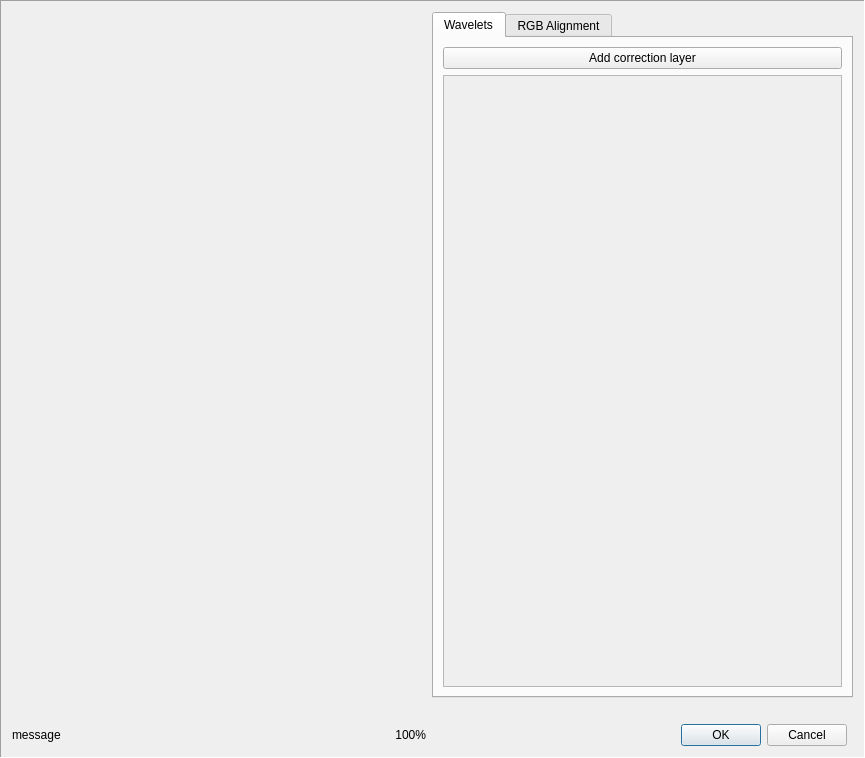
<?xml version="1.0" encoding="UTF-8"?>
<ui version="4.0">
 <class>postproc_editor</class>
 <widget class="QFrame" name="postproc_editor">
  <property name="geometry">
   <rect>
    <x>0</x>
    <y>0</y>
    <width>865</width>
    <height>758</height>
   </rect>
  </property>
  <property name="windowTitle">
   <string>Frame</string>
  </property>
  <property name="locale">
   <locale language="English" country="UnitedStates"/>
  </property>
  <property name="frameShape">
   <enum>QFrame::Panel</enum>
  </property>
  <property name="frameShadow">
   <enum>QFrame::Sunken</enum>
  </property>
  <layout class="QGridLayout" name="gridLayout" columnstretch="4,1,0,0">
   <item row="1" column="2" colspan="2">
    <widget class="QLabel" name="VersionManagerWidget">
     <property name="text">
      <string/>
     </property>
    </widget>
   </item>
   <item row="0" column="2" colspan="2">
    <widget class="QTabWidget" name="tabWidget_postproc_control">
     <property name="currentIndex">
      <number>0</number>
     </property>
     <widget class="QWidget" name="tab_sharpening">
      <attribute name="title">
       <string>Wavelets</string>
      </attribute>
      <layout class="QVBoxLayout" name="verticalLayout_2">
       <item>
        <widget class="QPushButton" name="pushButton_add_layer">
         <property name="toolTip">
          <string>Add a sharpening layer (up to four)</string>
         </property>
         <property name="text">
          <string>Add correction layer</string>
         </property>
        </widget>
       </item>
       <item>
        <widget class="QScrollArea" name="scrollArea">
         <property name="widgetResizable">
          <bool>true</bool>
         </property>
         <widget class="QWidget" name="scrollAreaWidgetContents">
          <property name="geometry">
           <rect>
            <x>0</x>
            <y>0</y>
            <width>400</width>
            <height>615</height>
           </rect>
          </property>
          <layout class="QVBoxLayout" name="verticalLayout"/>
         </widget>
        </widget>
       </item>
      </layout>
     </widget>
     <widget class="QWidget" name="tab_rgb">
      <attribute name="title">
       <string>RGB Alignment</string>
      </attribute>
      <layout class="QVBoxLayout" name="verticalLayout_4" stretch="8,1,8,8">
       <item>
        <widget class="QGroupBox" name="group_general">
         <property name="title">
          <string>RGB Alignment parameters for the version selected</string>
         </property>
         <layout class="QVBoxLayout" name="verticalLayout_3" stretch="1,2">
          <item>
           <widget class="QCheckBox" name="checkBox_automatic">
            <property name="sizePolicy">
             <sizepolicy hsizetype="Expanding" vsizetype="Expanding">
              <horstretch>0</horstretch>
              <verstretch>0</verstretch>
             </sizepolicy>
            </property>
            <property name="minimumSize">
             <size>
              <width>0</width>
              <height>0</height>
             </size>
            </property>
            <property name="toolTip">
             <string>Perform RGB Alignment in fully automatic mode.
This option is available in batch mode as well.</string>
            </property>
            <property name="text">
             <string>Automatic</string>
            </property>
           </widget>
          </item>
          <item>
           <layout class="QGridLayout" name="gridLayout_2" columnstretch="0,1,3,8,1,0,0">
            <item row="1" column="0">
             <widget class="QLabel" name="fgw_label_parameter">
              <property name="sizePolicy">
               <sizepolicy hsizetype="Preferred" vsizetype="Expanding">
                <horstretch>0</horstretch>
                <verstretch>0</verstretch>
               </sizepolicy>
              </property>
              <property name="minimumSize">
               <size>
                <width>0</width>
                <height>0</height>
               </size>
              </property>
              <property name="toolTip">
               <string>In the presence of noise in the image, shift detection between frames can be misled by spurious local minima.
Gaussian blur can help finding the global optimum. Try higher values for noisy images.</string>
              </property>
              <property name="text">
               <string>Noise level</string>
              </property>
             </widget>
            </item>
            <item row="1" column="4">
             <spacer name="horizontalSpacer_5">
              <property name="orientation">
               <enum>Qt::Horizontal</enum>
              </property>
              <property name="sizeHint" stdset="0">
               <size>
                <width>36</width>
                <height>20</height>
               </size>
              </property>
             </spacer>
            </item>
            <item row="1" column="6">
             <spacer name="horizontalSpacer_2">
              <property name="orientation">
               <enum>Qt::Horizontal</enum>
              </property>
              <property name="sizeHint" stdset="0">
               <size>
                <width>40</width>
                <height>20</height>
               </size>
              </property>
             </spacer>
            </item>
            <item row="1" column="1">
             <spacer name="horizontalSpacer_4">
              <property name="orientation">
               <enum>Qt::Horizontal</enum>
              </property>
              <property name="sizeHint" stdset="0">
               <size>
                <width>40</width>
                <height>25</height>
               </size>
              </property>
             </spacer>
            </item>
            <item row="1" column="5">
             <widget class="QLabel" name="fgw_label_display">
              <property name="text">
               <string>TextLabel</string>
              </property>
             </widget>
            </item>
            <item row="0" column="0">
             <widget class="QLabel" name="label_resolution">
              <property name="sizePolicy">
               <sizepolicy hsizetype="Preferred" vsizetype="Expanding">
                <horstretch>0</horstretch>
                <verstretch>0</verstretch>
               </sizepolicy>
              </property>
              <property name="minimumSize">
               <size>
                <width>0</width>
                <height>0</height>
               </size>
              </property>
              <property name="text">
               <string>Resolution</string>
              </property>
             </widget>
            </item>
            <item row="0" column="2">
             <widget class="QComboBox" name="comboBox_resolution">
              <property name="sizePolicy">
               <sizepolicy hsizetype="Minimum" vsizetype="Fixed">
                <horstretch>0</horstretch>
                <verstretch>0</verstretch>
               </sizepolicy>
              </property>
              <property name="minimumSize">
               <size>
                <width>90</width>
                <height>0</height>
               </size>
              </property>
              <property name="toolTip">
               <string>Choose (sub-)pixel resolution for RGB alignment. Please note
that RAM usage and execution time increase quadratically.</string>
              </property>
             </widget>
            </item>
            <item row="0" column="3">
             <spacer name="horizontalSpacer_3">
              <property name="orientation">
               <enum>Qt::Horizontal</enum>
              </property>
              <property name="sizeHint" stdset="0">
               <size>
                <width>40</width>
                <height>20</height>
               </size>
              </property>
             </spacer>
            </item>
            <item row="1" column="2" colspan="2">
             <widget class="QSlider" name="fgw_slider_value">
              <property name="toolTip">
               <string>Smoothen the image before computing the channel shifts.
In the presence of noise this results in better accuracy.</string>
              </property>
              <property name="minimum">
               <number>1</number>
              </property>
              <property name="maximum">
               <number>6</number>
              </property>
              <property name="singleStep">
               <number>1</number>
              </property>
              <property name="pageStep">
               <number>1</number>
              </property>
              <property name="value">
               <number>4</number>
              </property>
              <property name="sliderPosition">
               <number>4</number>
              </property>
              <property name="orientation">
               <enum>Qt::Horizontal</enum>
              </property>
             </widget>
            </item>
           </layout>
          </item>
         </layout>
        </widget>
       </item>
       <item>
        <spacer name="verticalSpacer_5">
         <property name="orientation">
          <enum>Qt::Vertical</enum>
         </property>
         <property name="sizeHint" stdset="0">
          <size>
           <width>20</width>
           <height>40</height>
          </size>
         </property>
        </spacer>
       </item>
       <item>
        <widget class="QGroupBox" name="group_red">
         <property name="font">
          <font>
           <weight>50</weight>
           <bold>false</bold>
          </font>
         </property>
         <property name="toolTip">
          <string>The current red channel shift is shown.
Use push buttons for manual adjustments.</string>
         </property>
         <property name="title">
          <string>Red channel status / manual adjustments</string>
         </property>
         <layout class="QGridLayout" name="gridLayout_3">
          <item row="1" column="2">
           <widget class="QPushButton" name="pushButton_red_up">
            <property name="toolTip">
             <string>Shift the red channel upwards.</string>
            </property>
            <property name="styleSheet">
             <string notr="true"/>
            </property>
            <property name="text">
             <string>Up</string>
            </property>
           </widget>
          </item>
          <item row="2" column="0">
           <widget class="QLabel" name="label_red_left">
            <property name="styleSheet">
             <string notr="true">QLabel { color :red; }</string>
            </property>
            <property name="text">
             <string>0.25</string>
            </property>
            <property name="alignment">
             <set>Qt::AlignCenter</set>
            </property>
           </widget>
          </item>
          <item row="3" column="2">
           <widget class="QPushButton" name="pushButton_red_down">
            <property name="toolTip">
             <string>Shift the red channel down.</string>
            </property>
            <property name="styleSheet">
             <string notr="true"/>
            </property>
            <property name="text">
             <string>Down</string>
            </property>
           </widget>
          </item>
          <item row="4" column="2">
           <widget class="QLabel" name="label_red_down">
            <property name="styleSheet">
             <string notr="true">QLabel { color :red; }</string>
            </property>
            <property name="text">
             <string>0.25</string>
            </property>
            <property name="alignment">
             <set>Qt::AlignCenter</set>
            </property>
           </widget>
          </item>
          <item row="2" column="2">
           <widget class="QPushButton" name="pushButton_red_reset">
            <property name="toolTip">
             <string>Reset the red channel shift to zero.</string>
            </property>
            <property name="text">
             <string>Reset</string>
            </property>
           </widget>
          </item>
          <item row="2" column="4">
           <widget class="QLabel" name="label_red_right">
            <property name="styleSheet">
             <string notr="true">QLabel { color :red; }</string>
            </property>
            <property name="text">
             <string>0.25</string>
            </property>
            <property name="alignment">
             <set>Qt::AlignCenter</set>
            </property>
           </widget>
          </item>
          <item row="0" column="2">
           <widget class="QLabel" name="label_red_up">
            <property name="layoutDirection">
             <enum>Qt::LeftToRight</enum>
            </property>
            <property name="styleSheet">
             <string notr="true">QLabel { color :red; }</string>
            </property>
            <property name="text">
             <string>0.25</string>
            </property>
            <property name="alignment">
             <set>Qt::AlignCenter</set>
            </property>
           </widget>
          </item>
          <item row="2" column="1">
           <widget class="QPushButton" name="pushButton_red_left">
            <property name="toolTip">
             <string>Shift the red channel left.</string>
            </property>
            <property name="styleSheet">
             <string notr="true"/>
            </property>
            <property name="text">
             <string>Left</string>
            </property>
           </widget>
          </item>
          <item row="2" column="3">
           <widget class="QPushButton" name="pushButton_red_right">
            <property name="toolTip">
             <string>Shift the red channel right.</string>
            </property>
            <property name="styleSheet">
             <string notr="true"/>
            </property>
            <property name="text">
             <string>Right</string>
            </property>
           </widget>
          </item>
         </layout>
        </widget>
       </item>
       <item>
        <widget class="QGroupBox" name="group_blue">
         <property name="font">
          <font>
           <weight>50</weight>
           <bold>false</bold>
          </font>
         </property>
         <property name="toolTip">
          <string>The current blue channel shift is shown.
Use push buttons for manual adjustments.</string>
         </property>
         <property name="title">
          <string>Blue channel status / manual adjustments</string>
         </property>
         <layout class="QGridLayout" name="gridLayout_4">
          <item row="0" column="2">
           <widget class="QLabel" name="label_blue_up">
            <property name="styleSheet">
             <string notr="true">QLabel { color :blue; }</string>
            </property>
            <property name="text">
             <string>0.25</string>
            </property>
            <property name="alignment">
             <set>Qt::AlignCenter</set>
            </property>
           </widget>
          </item>
          <item row="1" column="2">
           <widget class="QPushButton" name="pushButton_blue_up">
            <property name="toolTip">
             <string>Shift the blue channel up.</string>
            </property>
            <property name="styleSheet">
             <string notr="true"/>
            </property>
            <property name="text">
             <string>Up</string>
            </property>
           </widget>
          </item>
          <item row="2" column="0">
           <widget class="QLabel" name="label_blue_left">
            <property name="styleSheet">
             <string notr="true">QLabel { color :blue; }</string>
            </property>
            <property name="text">
             <string>0.25</string>
            </property>
            <property name="alignment">
             <set>Qt::AlignCenter</set>
            </property>
           </widget>
          </item>
          <item row="2" column="1">
           <widget class="QPushButton" name="pushButton_blue_left">
            <property name="toolTip">
             <string>Shift the blue channel left.</string>
            </property>
            <property name="styleSheet">
             <string notr="true"/>
            </property>
            <property name="text">
             <string>Left</string>
            </property>
           </widget>
          </item>
          <item row="2" column="2">
           <widget class="QPushButton" name="pushButton_blue_reset">
            <property name="toolTip">
             <string>Reset the blue channel shift to zero.</string>
            </property>
            <property name="text">
             <string>Reset</string>
            </property>
           </widget>
          </item>
          <item row="2" column="3">
           <widget class="QPushButton" name="pushButton_blue_right">
            <property name="toolTip">
             <string>Shift the blue channel right.</string>
            </property>
            <property name="styleSheet">
             <string notr="true"/>
            </property>
            <property name="text">
             <string>Right</string>
            </property>
           </widget>
          </item>
          <item row="2" column="4">
           <widget class="QLabel" name="label_blue_right">
            <property name="styleSheet">
             <string notr="true">QLabel { color :blue; }</string>
            </property>
            <property name="text">
             <string>0.25</string>
            </property>
            <property name="alignment">
             <set>Qt::AlignCenter</set>
            </property>
           </widget>
          </item>
          <item row="3" column="2">
           <widget class="QPushButton" name="pushButton_blue_down">
            <property name="toolTip">
             <string>Shift the blue channel down.</string>
            </property>
            <property name="styleSheet">
             <string notr="true"/>
            </property>
            <property name="text">
             <string>Down</string>
            </property>
           </widget>
          </item>
          <item row="4" column="2">
           <widget class="QLabel" name="label_blue_down">
            <property name="styleSheet">
             <string notr="true">QLabel { color :blue; }</string>
            </property>
            <property name="text">
             <string>0.25</string>
            </property>
            <property name="alignment">
             <set>Qt::AlignCenter</set>
            </property>
           </widget>
          </item>
         </layout>
        </widget>
       </item>
      </layout>
     </widget>
    </widget>
   </item>
   <item row="0" column="1">
    <widget class="QLabel" name="FrameViewer">
     <property name="text">
      <string/>
     </property>
     <property name="alignment">
      <set>Qt::AlignCenter</set>
     </property>
    </widget>
   </item>
   <item row="2" column="1">
    <widget class="QLabel" name="label_zoom">
     <property name="font">
      <font>
       <weight>50</weight>
       <bold>false</bold>
      </font>
     </property>
     <property name="text">
      <string>100%</string>
     </property>
     <property name="alignment">
      <set>Qt::AlignRight|Qt::AlignTrailing|Qt::AlignVCenter</set>
     </property>
    </widget>
   </item>
   <item row="2" column="0">
    <widget class="QLabel" name="label_message">
     <property name="text">
      <string>message</string>
     </property>
    </widget>
   </item>
   <item row="2" column="2">
    <widget class="QDialogButtonBox" name="buttonBox">
     <property name="toolTip">
      <string>Press &quot;OK&quot; to save the selected version and exit, or &quot;Cancel&quot; to discard changes</string>
     </property>
     <property name="standardButtons">
      <set>QDialogButtonBox::Cancel|QDialogButtonBox::Ok</set>
     </property>
    </widget>
   </item>
  </layout>
 </widget>
 <resources/>
 <connections>
  <connection>
   <sender>checkBox_automatic</sender>
   <signal>toggled(bool)</signal>
   <receiver>group_red</receiver>
   <slot>setDisabled(bool)</slot>
   <hints>
    <hint type="sourcelabel">
     <x>574</x>
     <y>64</y>
    </hint>
    <hint type="destinationlabel">
     <x>574</x>
     <y>405</y>
    </hint>
   </hints>
  </connection>
  <connection>
   <sender>checkBox_automatic</sender>
   <signal>toggled(bool)</signal>
   <receiver>group_blue</receiver>
   <slot>setDisabled(bool)</slot>
   <hints>
    <hint type="sourcelabel">
     <x>574</x>
     <y>64</y>
    </hint>
    <hint type="destinationlabel">
     <x>574</x>
     <y>593</y>
    </hint>
   </hints>
  </connection>
 </connections>
</ui>
